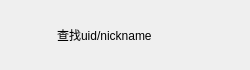
<?xml version="1.0" encoding="UTF-8"?>
<ui version="4.0">
 <class>AddUserItem</class>
 <widget class="QWidget" name="AddUserItem">
  <property name="geometry">
   <rect>
    <x>0</x>
    <y>0</y>
    <width>250</width>
    <height>70</height>
   </rect>
  </property>
  <property name="minimumSize">
   <size>
    <width>250</width>
    <height>70</height>
   </size>
  </property>
  <property name="maximumSize">
   <size>
    <width>250</width>
    <height>70</height>
   </size>
  </property>
  <property name="windowTitle">
   <string>Form</string>
  </property>
  <layout class="QHBoxLayout" name="horizontalLayout">
   <item>
    <widget class="QLabel" name="add_tip">
     <property name="minimumSize">
      <size>
       <width>40</width>
       <height>40</height>
      </size>
     </property>
     <property name="maximumSize">
      <size>
       <width>40</width>
       <height>40</height>
      </size>
     </property>
     <property name="text">
      <string/>
     </property>
    </widget>
   </item>
   <item>
    <widget class="QLabel" name="message_tip">
     <property name="text">
      <string>查找uid/nickname</string>
     </property>
    </widget>
   </item>
   <item>
    <widget class="QLabel" name="right_tip">
     <property name="minimumSize">
      <size>
       <width>30</width>
       <height>30</height>
      </size>
     </property>
     <property name="maximumSize">
      <size>
       <width>30</width>
       <height>30</height>
      </size>
     </property>
     <property name="text">
      <string/>
     </property>
    </widget>
   </item>
  </layout>
 </widget>
 <resources/>
 <connections/>
</ui>
